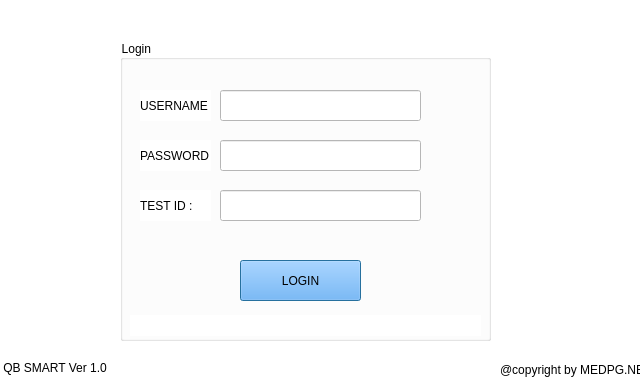
<?xml version="1.0" encoding="UTF-8"?>
<ui version="4.0">
 <class>Login</class>
 <widget class="QDialog" name="Login">
  <property name="geometry">
   <rect>
    <x>0</x>
    <y>0</y>
    <width>640</width>
    <height>380</height>
   </rect>
  </property>
  <property name="windowTitle">
   <string>Dialog</string>
  </property>
  <property name="styleSheet">
   <string notr="true">background-color: rgb(255, 255, 255);</string>
  </property>
  <widget class="QGroupBox" name="groupBox">
   <property name="geometry">
    <rect>
     <x>120</x>
     <y>40</y>
     <width>371</width>
     <height>301</height>
    </rect>
   </property>
   <property name="title">
    <string>Login </string>
   </property>
   <widget class="QLineEdit" name="username_txt">
    <property name="geometry">
     <rect>
      <x>100</x>
      <y>50</y>
      <width>201</width>
      <height>31</height>
     </rect>
    </property>
    <property name="inputMask">
     <string/>
    </property>
   </widget>
   <widget class="QLineEdit" name="pass_txt">
    <property name="geometry">
     <rect>
      <x>100</x>
      <y>100</y>
      <width>201</width>
      <height>31</height>
     </rect>
    </property>
    <property name="echoMode">
     <enum>QLineEdit::Password</enum>
    </property>
   </widget>
   <widget class="QPushButton" name="loginBtn">
    <property name="geometry">
     <rect>
      <x>120</x>
      <y>220</y>
      <width>121</width>
      <height>41</height>
     </rect>
    </property>
    <property name="styleSheet">
     <string notr="true">font: 10pt &quot;Microsoft Sans Serif&quot;;
background-color: rgb(85, 170, 255);</string>
    </property>
    <property name="text">
     <string>LOGIN</string>
    </property>
   </widget>
   <widget class="QLabel" name="username_label">
    <property name="geometry">
     <rect>
      <x>20</x>
      <y>50</y>
      <width>71</width>
      <height>31</height>
     </rect>
    </property>
    <property name="text">
     <string>USERNAME :</string>
    </property>
   </widget>
   <widget class="QLabel" name="pass_label">
    <property name="geometry">
     <rect>
      <x>20</x>
      <y>100</y>
      <width>71</width>
      <height>31</height>
     </rect>
    </property>
    <property name="text">
     <string>PASSWORD :</string>
    </property>
   </widget>
   <widget class="QLabel" name="pass_label_2">
    <property name="geometry">
     <rect>
      <x>20</x>
      <y>150</y>
      <width>71</width>
      <height>31</height>
     </rect>
    </property>
    <property name="text">
     <string>TEST ID :</string>
    </property>
   </widget>
   <widget class="QLabel" name="invalidLogin">
    <property name="enabled">
     <bool>false</bool>
    </property>
    <property name="geometry">
     <rect>
      <x>10</x>
      <y>275</y>
      <width>351</width>
      <height>21</height>
     </rect>
    </property>
    <property name="font">
     <font>
      <pointsize>12</pointsize>
      <weight>75</weight>
      <bold>true</bold>
     </font>
    </property>
    <property name="cursor">
     <cursorShape>ArrowCursor</cursorShape>
    </property>
    <property name="text">
     <string/>
    </property>
   </widget>
   <widget class="QLineEdit" name="tid_txt">
    <property name="geometry">
     <rect>
      <x>100</x>
      <y>150</y>
      <width>201</width>
      <height>31</height>
     </rect>
    </property>
    <property name="inputMask">
     <string/>
    </property>
   </widget>
  </widget>
  <widget class="QLabel" name="label">
   <property name="geometry">
    <rect>
     <x>500</x>
     <y>360</y>
     <width>141</width>
     <height>20</height>
    </rect>
   </property>
   <property name="text">
    <string>@copyright by MEDPG.NET</string>
   </property>
  </widget>
  <widget class="QLabel" name="label_2">
   <property name="geometry">
    <rect>
     <x>0</x>
     <y>360</y>
     <width>111</width>
     <height>16</height>
    </rect>
   </property>
   <property name="text">
    <string> QB SMART Ver 1.0</string>
   </property>
  </widget>
 </widget>
 <resources/>
 <connections/>
</ui>
